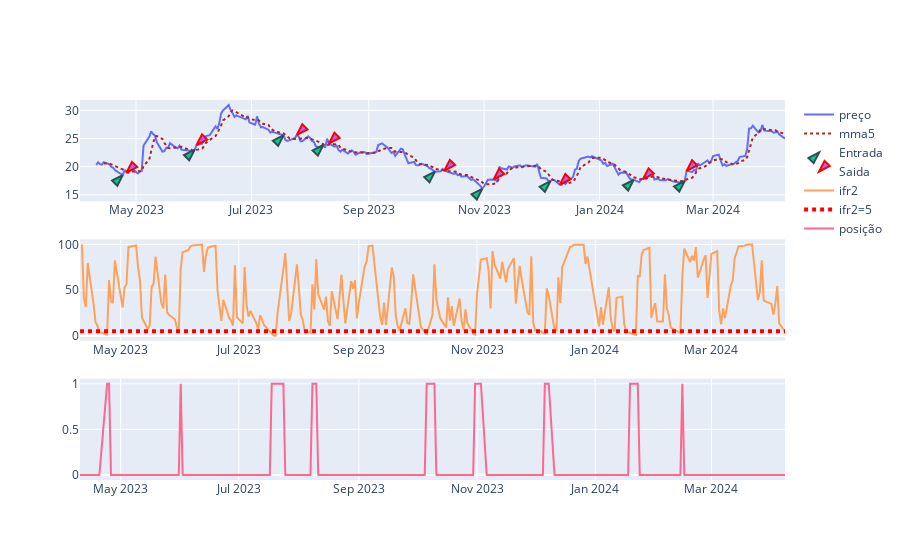

Notebook source saved alongside this figure:
### Code cell
import plotly.graph_objects as go
from plotly.subplots import make_subplots

df['Close '+ativo].rolling(5).mean() 


fig = make_subplots(rows=3, cols=1) #go.Figure()
fig.add_trace(go.Scatter(x = df.index , y = df['Close '+ativo].values , name="preço"),1,1)
fig.add_trace(go.Scatter(x = df.index , y =  df['Close '+ativo].rolling(5).mean(), mode='lines', 
                         line=dict(color='firebrick', width=2, dash='dot'), name="mma5"),1,1)

fig.add_trace(go.Scatter(x = df.loc[entra].index, y = df.loc[entra]['Close '+ativo] , mode='markers' ,name='Entrada',
                             marker=dict(size=12, symbol="arrow", angle=45, line=dict(width=2, color="DarkSlateGrey"))
                         ),1,1)
fig.update_traces(
    marker=dict(size=12, symbol="arrow", angle=45, line=dict(width=2, color="DarkSlateGrey")),
    selector=dict(mode="markers"),
)
fig.add_trace(go.Scatter(x = df.loc[sai].index, y = df.loc[sai]['Close '+ativo] , mode='markers' ,name='Saida',
                         marker=dict(size=12, symbol="arrow", angle=-135, line=dict(width=2, color="red"))
                         ),1,1)
fig.add_trace(go.Scatter(x = df.index , y = IFR[ativo].values , name="ifr2"),2,1)
fig.add_trace(go.Scatter(x = df.index , y = [5]*len(df.index) , name="ifr2=5", mode='lines', 
              line=dict(color='red', width=4, dash='dot')),2,1)

fig.add_trace(go.Scatter(x =posicao.index , y = posicao['pos'] , mode='lines', name="posição"),3,1)


fig.show()

### Figure 1 — Plotly figure (JSON) as saved in the notebook; plotly's stock layout.template omitted (floating-point values rounded to 4 significant figures; data arrays with more than 128 entries replaced by an {"elided": "..."} marker saying what was removed)
{"data": [{"name": "preço", "type": "scatter", "x": {"elided": "248 str values"}, "xaxis": "x", "y": {"elided": "248 float values"}, "yaxis": "y"}, {"line": {"color": "firebrick", "dash": "dot", "width": 2}, "mode": "lines", "name": "mma5", "type": "scatter", "x": {"elided": "248 str values"}, "xaxis": "x", "y": {"elided": "248 float values"}, "yaxis": "y"}, {"marker": {"angle": 45, "line": {"color": "DarkSlateGrey", "width": 2}, "size": 12, "symbol": "arrow"}, "mode": "markers", "name": "Entrada", "type": "scatter", "x": ["2023-04-24T00:00:00", "2023-06-01T00:00:00", "2023-07-18T00:00:00", "2023-08-08T00:00:00", "2023-10-06T00:00:00", "2023-10-31T00:00:00", "2023-12-06T00:00:00", "2024-01-19T00:00:00", "2024-02-15T00:00:00"], "xaxis": "x", "y": [18.51, 23.03, 25.59, 23.85, 19.11, 16.07, 17.41, 17.65, 17.45], "yaxis": "y"}, {"marker": {"angle": -135, "line": {"color": "red", "width": 2}, "size": 12, "symbol": "arrow"}, "mode": "markers", "name": "Saida", "type": "scatter", "x": ["2023-04-26T00:00:00", "2023-06-02T00:00:00", "2023-07-25T00:00:00", "2023-08-11T00:00:00", "2023-10-11T00:00:00", "2023-11-06T00:00:00", "2023-12-11T00:00:00", "2024-01-24T00:00:00", "2024-02-16T00:00:00"], "xaxis": "x", "y": [18.96, 23.85, 25.65, 24.13, 19.31, 17.73, 16.8, 17.8, 19.25], "yaxis": "y"}, {"name": "ifr2", "type": "scatter", "x": {"elided": "248 str values"}, "xaxis": "x2", "y": {"elided": "248 float values"}, "yaxis": "y2"}, {"line": {"color": "red", "dash": "dot", "width": 4}, "mode": "lines", "name": "ifr2=5", "type": "scatter", "x": {"elided": "248 str values"}, "xaxis": "x2", "y": {"elided": "248 int values"}, "yaxis": "y2"}, {"mode": "lines", "name": "posição", "type": "scatter", "x": {"elided": "248 str values"}, "xaxis": "x3", "y": {"elided": "248 int values"}, "yaxis": "y3"}], "layout": {"xaxis": {"anchor": "y", "domain": [0, 1]}, "xaxis2": {"anchor": "y2", "domain": [0, 1]}, "xaxis3": {"anchor": "y3", "domain": [0, 1]}, "yaxis": {"anchor": "x", "domain": [0.7333, 1]}, "yaxis2": {"anchor": "x2", "domain": [0.3667, 0.6333]}, "yaxis3": {"anchor": "x3", "domain": [0, 0.2667]}}}
